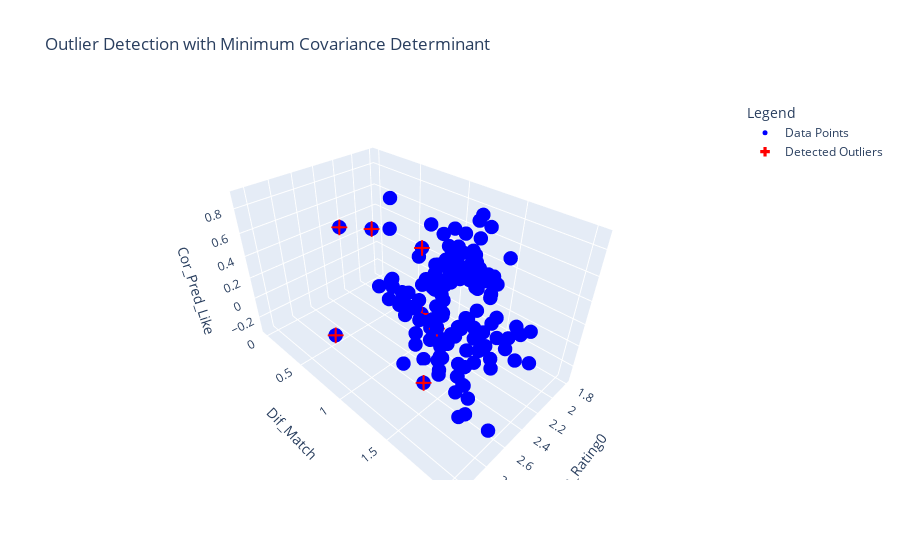

The cell this chart's notebook holds for it:
### Markdown cell above
### Count

### Code cell
data_without_subject_count = scaled_transformed_df.drop("Subject", axis=1)

# Fit MinCovDet to the data without the 'Subject' column
robust_cov = MinCovDet().fit(data_without_subject_count)

# Calculate the Mahalanobis distance for each point
mahalanobis_distance = robust_cov.mahalanobis(data_without_subject_count)
# Define a threshold for outliers as the 95th percentile of these distances
threshold = np.percentile(mahalanobis_distance, 95)
outliers_count = mahalanobis_distance > threshold

fig = go.Figure()

# Add normal data points
fig.add_trace(go.Scatter3d(
    x=data_without_subject['Mean_Rating0'],
    y=data_without_subject['Dif_Match'],
    z=data_without_subject['Cor_Pred_Like'],
    mode='markers',
    marker=dict(
        size=5,
        color='blue',  # normal points in blue
    ),
    name='Data Points'
))

# Add detected outliers
fig.add_trace(go.Scatter3d(
    x=data_without_subject.loc[outliers_count, 'Mean_Rating0'],
    y=data_without_subject.loc[outliers_count, 'Dif_Match'],
    z=data_without_subject.loc[outliers_count, 'Cor_Pred_Like'],
    mode='markers',
    marker=dict(
        size=8,
        color='red',  # outliers in red
        symbol='cross'
    ),
    name='Detected Outliers'
))

# Update plot layout
fig.update_layout(
    title='Outlier Detection with Minimum Covariance Determinant',
    scene=dict(
        xaxis_title='Mean_Rating0',
        yaxis_title='Dif_Match',
        zaxis_title='Cor_Pred_Like'
    ),
    legend_title_text='Legend'
)

fig.show()

### Figure 1 — Plotly figure (JSON) as saved in the notebook; plotly's stock layout.template omitted (floating-point values rounded to 4 significant figures; data arrays with more than 128 entries replaced by an {"elided": "..."} marker saying what was removed)
{"data": [{"marker": {"color": "blue", "size": 5}, "mode": "markers", "name": "Data Points", "x": {"elided": "149 float values"}, "y": {"elided": "149 float values"}, "z": {"elided": "149 float values"}, "type": "scatter3d"}, {"marker": {"color": "red", "size": 8, "symbol": "cross"}, "mode": "markers", "name": "Detected Outliers", "x": [2.889, 2.644, 2.4, 3.067, 2.2, 2.244, 2.578, 2.356], "y": [1.614, 1.495, 0.6078, 0.9739, 1.233, -0.01307, 1.288, 1.094], "z": [0.1135, 0.3363, 0.6308, 0.2196, 0.5383, 0.3597, 0.8182, 0.07129], "type": "scatter3d"}], "layout": {"legend": {"title": {"text": "Legend"}}, "title": {"text": "Outlier Detection with Minimum Covariance Determinant"}, "scene": {"xaxis": {"title": {"text": "Mean_Rating0"}}, "yaxis": {"title": {"text": "Dif_Match"}}, "zaxis": {"title": {"text": "Cor_Pred_Like"}}}}}
